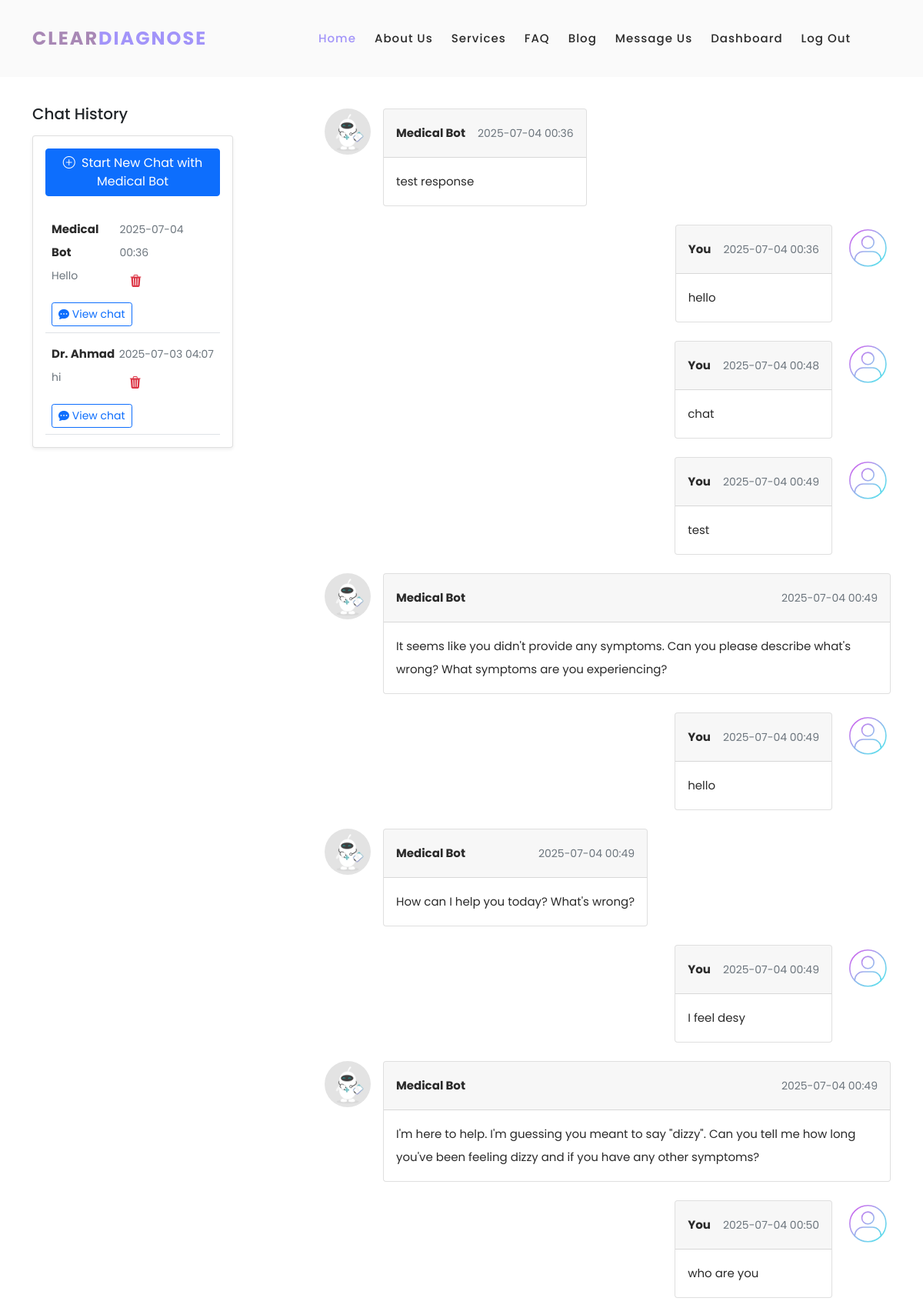
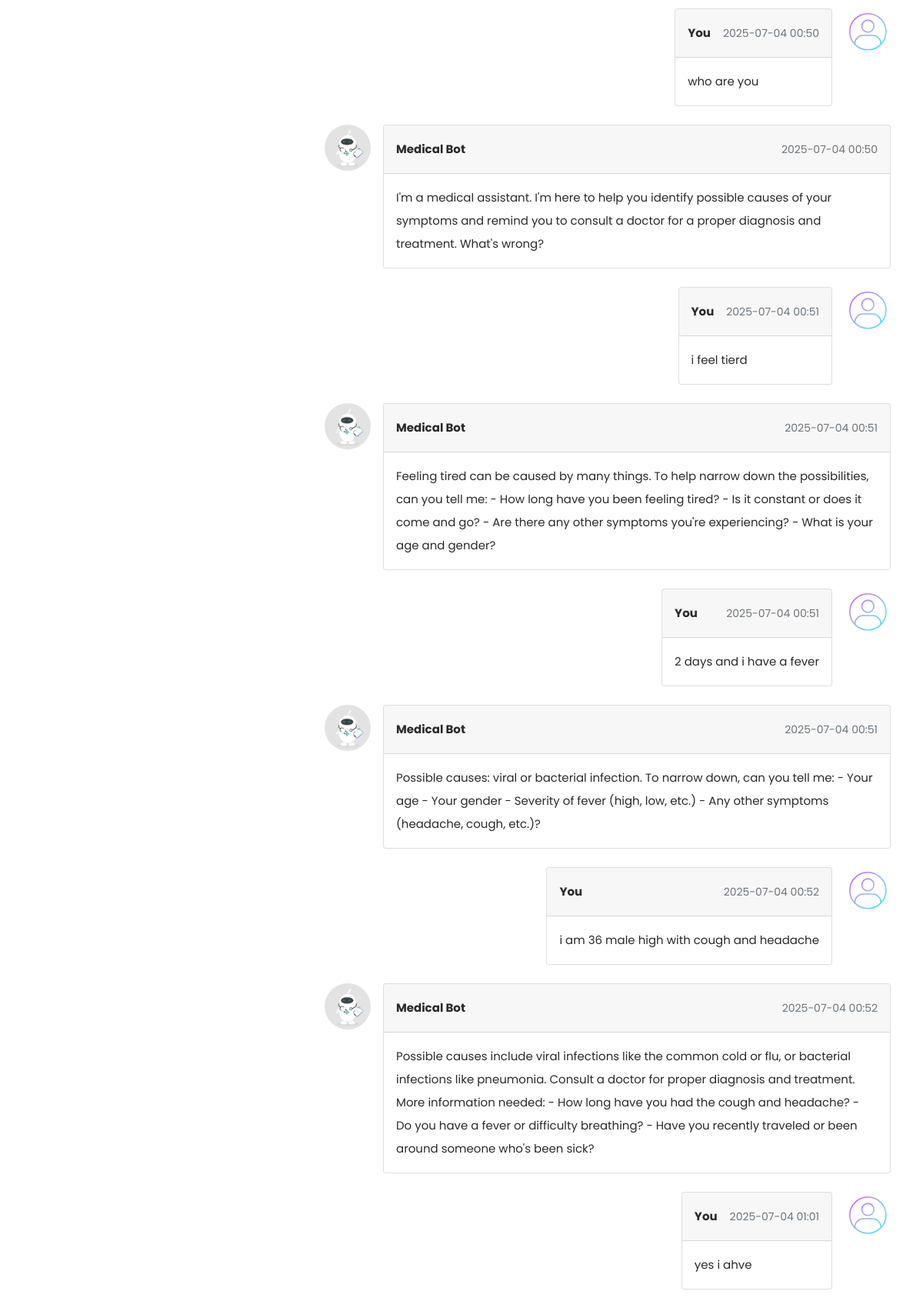
The page /chat/8 (signed in, upper part) on the database its author committed (2 pictures, top to bottom).
### models.py (models this page shows, shortened)
class Conversation(db.Model):
    id = db.Column(db.Integer, primary_key=True)
    user_id = db.Column(db.Integer, db.ForeignKey('users.id'), nullable=False)
    role = db.Column(db.String(50), default='User')  # 'User' or 'Doctor'
    subject = db.Column(db.String(255), nullable=False)
    messages = db.relationship('Message', backref='conversation',cascade="all, delete-orphan", lazy=True, order_by="Message.timestamp")
    doctor_id = db.Column(db.Integer, db.ForeignKey('doctors.id'), nullable=True)
    timestamp = db.Column(db.DateTime, default=datetime.utcnow)
    status = db.Column(db.String(50), default='active')  # 'active', 'closed', 'pending'
    user = db.relationship('User', backref='conversations')

class Doctor(db.Model):
    __tablename__ = 'doctors'
    id = db.Column(db.Integer, primary_key=True)
    name = db.Column(db.String(100), nullable=False)
    specialty = db.Column(db.String(100), nullable=False)
    created_at = db.Column(db.DateTime, server_default=db.func.now())
    updated_at = db.Column(db.DateTime, server_default=db.func.now(), onupdate=db.func.now())
    user_id = db.Column(db.Integer, db.ForeignKey('users.id'), nullable=False)
    user = db.relationship('User', back_populates='doctor_profile')

class Message(db.Model):
    id = db.Column(db.Integer, primary_key=True)
    conversation_id = db.Column(db.Integer, db.ForeignKey('conversation.id'), nullable=False)
    sender_id = db.Column(db.Integer, db.ForeignKey('users.id'), nullable=False)
    role = db.Column(db.String(50), default='User')  # 'User' or 'Doctor' or 'Assistant'
    content = db.Column(db.Text, nullable=False)
    timestamp = db.Column(db.DateTime, default=datetime.utcnow)
    sender = db.relationship('User')

### app.py (the view, shortened to what this page needs)
@app.route('/chat/<int:conversation_id>', defaults={'doctor_id': None}, methods=['GET', 'POST'])
@app.route('/chat/<int:conversation_id>/doctor/<int:doctor_id>', methods=['GET', 'POST'])
@login_required
def chat(conversation_id, doctor_id):
    doctors = db.session.query(User).join(Doctor).filter(User.role == 'doctor').all()
    conversations = Conversation.query.filter_by(user_id=current_user.id).order_by(Conversation.timestamp.desc()).all()
    doctor_conversations = Conversation.query.filter_by(doctor_id=current_user.id).order_by(Conversation.timestamp.desc()).all()
    if current_user.role == 'doctor':
        conversations = doctor_conversations
    if conversation_id == 0:
        return render_template('chat.html', conversations=conversations, doctors=doctors,doctor_id=doctor_id, new_chat=True)
    user_id = request.args.get('user_id', type=int)
    if user_id :
        convo = Conversation.query.filter_by(id=conversation_id, user_id=user_id, doctor_id=current_user.id).first_or_404()
    else:
        convo = Conversation.query.filter_by(id=conversation_id, user_id=current_user.id).first_or_404()
    return render_template('chat.html', conversations=conversations, conversation=convo, doctors=doctors, new_chat=False)

### app.py (called while the page is built)
@login_manager.user_loader
def load_user(user_id):
    return UserLogin.query.get(int(user_id))

@app.before_request
def create_tables():
    db.create_all()

@app.before_request
def update_last_seen():
    if current_user.is_authenticated:
        current_user.last_login = datetime.utcnow()
        db.session.commit()

@app.template_filter('doctor_name')
def doctor_name_filter(doctor_id):
    doctor = Doctor.query.filter_by(user_id=doctor_id).first()
    return doctor.name if doctor else "Unknown"

### templates/chat.html (shortened to what this page needs)
{%extends "base.html" %}
{% block content %}
<section>
  <div class="container py-3">
    <div class="row">
      <div class="col-md-5 col-lg-4 col-xl-3 mb-4 mb-md-0 overflow-auto" style='height: 65vh;' id="chat-history">
        <h5 class="font-weight-bold mb-3 text-center text-lg-start">Chat History</h5>
        <div class="card shadow-sm">
          <div class="card-body">
            <a href="{{url_for('chat', conversation_id=0)}}" class="btn btn-primary mb-3">
              <i class="bi bi-plus-circle me-1"></i> Start New Chat with Medical Bot
            </a>
          {% if conversations %}
            <ul class="list-unstyled mb-0">
            {% for conversation in conversations %}
              <li class="p-2 border-bottom">
                <a href="#!" class="d-flex justify-content-between">
                  <div class="d-flex flex-row">
                    <div class="pt-1">
                      <p class="fw-bold mb-0">
                        {% if conversation.doctor_id %}
                          {% if current_user.role == 'doctor' %}
                            {{ conversation.user.username }}
                          {% else %}
                            Dr. {{ conversation.doctor_id | doctor_name }}
                          {% endif %}
                        {% else %}
                          Medical Bot
                        {% endif %}
                      </p>
                      <p class="small text-muted">{{ conversation.subject[:120] }}{% if conversation.subject|length > 120 %}...{% endif %}</p>
                    </div>
                  </div>
                  <div class="pt-1">
                    <p class="small text-muted mb-1">{{ conversation.timestamp.strftime('%Y-%m-%d %H:%M') }}</p>
                    <form method="POST"
                          action="{{ url_for('delete_conversation', conversation_id=conversation.id) }}"
                          class="delete-form">
                      <button type="button" class="btn btn-link text-danger trigger-delete">
                        <i class="bi bi-trash3-fill"></i>
                      </button>
                    </form>
                  </div>
                </a>
                      <p>
                        {% if current_user.role == 'doctor' %}
                        <a href="{{ url_for('chat', conversation_id=conversation.id,doctor_id=conversation.doctor_id, user_id=conversation.user_id) }}" class="btn btn-sm btn-outline-primary mt-2">
                        {% else %}
                        <a href="{{ url_for('chat', conversation_id=conversation.id, doctor_id=conversation.doctor_id) }}" class="btn btn-sm btn-outline-primary mt-2">
                        {% endif %}
                          <i class="bi bi-chat-dots-fill"></i>
                        View chat
                        </a>
                      </p>
              </li>
              {% endfor %}
            </ul>
          {% else %}
            <p class="text-muted">No conversation history yet.</p>
          {% endif %}
          </div>
        </div>
      </div>
      <div class="col-md-1 col-lg-1 col-xl-1 overflow-auto"  style='height: 65vh;' id=""></div>
      <div class="col-md-6 col-lg-7 col-xl-8 ' id="chat-box">
        <div  id="chat-messages" style="height: 55vh; overflow-y: auto;">
        <ul class="list-unstyled">
          {% if conversation %}
            {%if conversation.messages %}
              {% for msg in conversation.messages %}
                {% if msg.sender_id == current_user.id %}
                  <li class="d-flex flex-row-reverse mb-4">
                    <img src="{{ url_for('static', filename='images/avatar.svg') }}" alt="avatar"
                        class="rounded-circle d-flex align-self-start ms-3 shadow-1-strong" style="width:60px">
                    <div class="card">
                      <div class="card-header d-flex justify-content-between p-3">
                        <p class="fw-bold mb-0">You</p>
                        <p class="text-muted small mb-0 ms-3"> {{ msg.timestamp.strftime('%Y-%m-%d %H:%M') }}</p>
                      </div>
                      <div class="card-body">
                        <p class="mb-0">
                          {{ msg.content }}
                        </p>
                      </div>
                    </div>
                  </li>
                {% else %}
                  <li class="d-flex mb-4">
                    <img src="{{ url_for('static', filename='images/mbotavatar.webp') }}" alt="avatar"
                      class="rounded-circle d-flex align-self-start me-3 shadow-1-strong" style="max-width:60px">
                    <div class="card">
                      <div class="card-header d-flex justify-content-between p-3">
                        <p class="fw-bold mb-0">
                              Medical Bot
                        </p>
                        <p class="text-muted small mb-0 ms-3"> {{ msg.timestamp.strftime('%Y-%m-%d %H:%M') }}</p>
                      </div>
                      <div class="card-body">
                        <p class="mb-0">
                          {{ msg.content }}
                        </p>
                      </div>
                  </div>
                  </li>
                {% endif %}
              {% endfor %}
          {% endif %}
        </ul>
        </div>
            {% endif %}
      </div>
    </div>
  </div>
</section>
{% endblock %}

### static/css/templatemo-space-dynamic.css (style rules this page uses)
html, body, div, span, applet, object, iframe, h1, h2, h3, h4, h5, h6, p, blockquote, div pre, a, abbr, acronym, address, big, cite, code, del, dfn, em, font, img, ins, kbd, q, s, samp, small, strike, strong, sub, sup, tt, var, b, u, i, center, dl, dt, dd, ol, ul, li, figure, header, nav, section, article, aside, footer, figcaption { margin: 0; padding: 0; border: 0; outline: 0; }
ul, li { padding: 0; margin: 0; list-style: none; }
header, nav, section, article, aside, footer, hgroup { display: block; }
* { box-sizing: border-box; }
html, body { font-family: 'Poppins', sans-serif; font-weight: 400; background-color: #fff; -ms-text-size-adjust: 100%; -webkit-font-smoothing: antialiased; -moz-osx-font-smoothing: grayscale; }
a { text-decoration: none !important; }
h1, h2, h3, h4, h5, h6 { margin-top: 0px; margin-bottom: 0px; }
ul { margin-bottom: 0px; }
p { font-size: 15px; line-height: 30px; color: #2a2a2a; }
img { width: 100%; overflow: hidden; }
html, body { background: #fff; font-family: 'Poppins', sans-serif; }

### rows shown on the page
Conversation: shows "Medical Bot", subject "Hello", timestamp "2025-07-04 00:36"
Conversation: doctor_id|doctor_name "Ahmad", subject "hi", timestamp "2025-07-03 04:07"
Message: timestamp "2025-07-04 00:36", content "test response"
Message: timestamp "2025-07-04 00:36", content "hello"
Message: timestamp "2025-07-04 00:48", content "chat"
Message: timestamp "2025-07-04 00:49", content "test"
Message: timestamp "2025-07-04 00:49", content "It seems like you didn't provide any symptoms. Can you please describe what's wrong? What symptoms are you experiencing?"
Message: timestamp "2025-07-04 00:49", content "hello"
Message: timestamp "2025-07-04 00:49", content "How can I help you today? What's wrong?"
Message: timestamp "2025-07-04 00:49", content "I feel desy"
Message: timestamp "2025-07-04 00:49", content "I'm here to help. I'm guessing you meant to say \"dizzy\". Can you tell me how long you've been feeling dizzy and if you have any other symptoms?"
Message: timestamp "2025-07-04 00:50", content "who are you"
Message: timestamp "2025-07-04 00:50", content "who are you"
Message: timestamp "2025-07-04 00:50", content "I'm a medical assistant. I'm here to help you identify possible causes of your symptoms and remind you to consult a doctor for a proper diagnosis and treatment. What's wrong?"
Message: timestamp "2025-07-04 00:51", content "i feel tierd"
Message: timestamp "2025-07-04 00:51", content "Feeling tired can be caused by many things. To help narrow down the possibilities, can you tell me: - How long have you been feeling tired? - Is it constant or does it come and go? - Are there any other symptoms you're experiencing? - What is your age and gender?"
Message: timestamp "2025-07-04 00:51", content "2 days and i have a fever"
Message: timestamp "2025-07-04 00:51", content "Possible causes: viral or bacterial infection. To narrow down, can you tell me: - Your age - Your gender - Severity of fever (high, low, etc.) - Any other symptoms (headache, cough, etc.)?"
Message: timestamp "2025-07-04 00:52", content "i am 36 male high with cough and headache"
Message: timestamp "2025-07-04 00:52", content "Possible causes include viral infections like the common cold or flu, or bacterial infections like pneumonia. Consult a doctor for proper diagnosis and treatment. More information needed: - How long have you had the cough and headache? - Do you have a fever or difficulty breathing? - Have you recently traveled or been around someone who's been sick?"
Message: timestamp "2025-07-04 01:01", content "yes i ahve"
